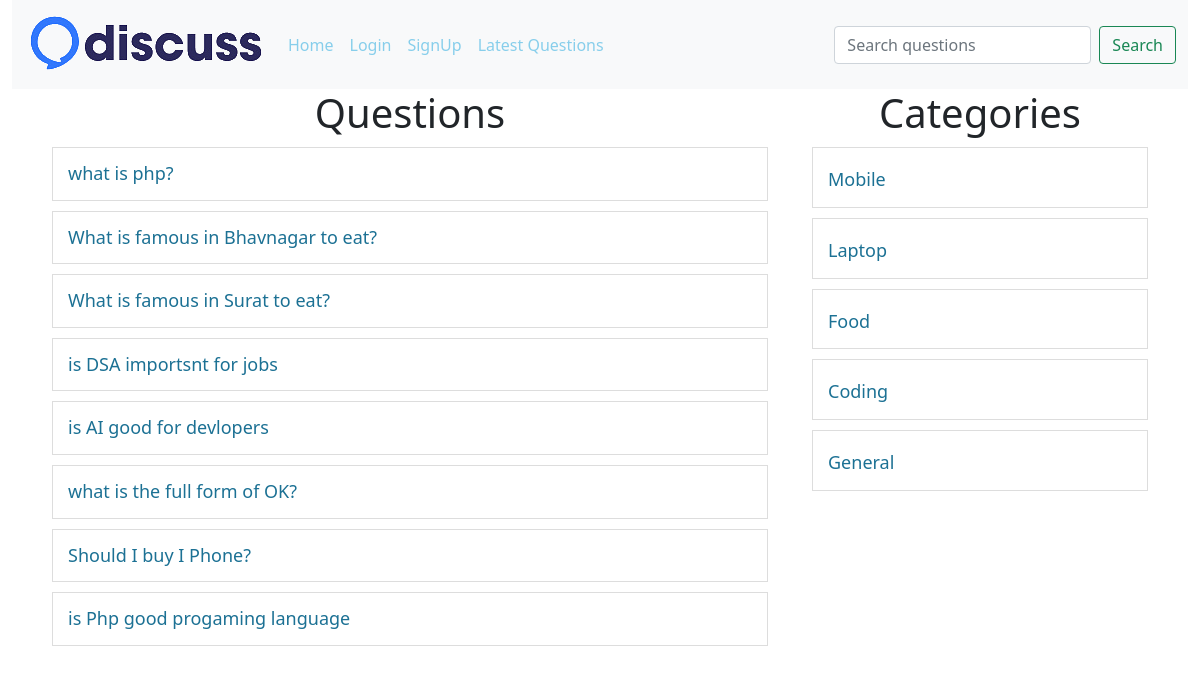
Page /?latest=true on the committed database.
### tables this page shows
CREATE TABLE `questions` (
  `id` int(30) NOT NULL,
  `title` varchar(100) NOT NULL,
  `description` varchar(300) NOT NULL,
  `category_id` int(10) NOT NULL,
  `user_id` varchar(10) NOT NULL
);

CREATE TABLE `category` (
  `id` int(30) NOT NULL,
  `name` varchar(100) NOT NULL
);

### client/questions.php (the view, shortened to what this page needs)
<div class="container">
    <div class="row">
        <div class="col-8">
            <h1 class="heading">Questions</h1>
            <?php
            include("./common/db.php");
            if (isset($_GET["c-id"])) {
                $query = "select * from questions where category_id=$cid";
            } else if (isset($_GET["u-id"])) {
                $query = "select * from questions where user_id=$uid";
            } else if (isset($_GET["latest"])) {
                $query = "select * from questions order by id desc";
            } else if (isset($_GET["search"])) {
                $query = "select * from questions where `title` LIKE '%$search%' ";
            } else {
                $query = "select * from questions";
            }
            $result = $conn->query($query);
            foreach ($result as $row) {
                $title = $row["title"];
                $id = $row['id'];
                echo "<div class='row question-list'>
                <h4 class='my-question'><a href='?q-id=$id'>$title</a>";
                echo "</h4></div>";
            }
            ?>
        </div>
        <div class="col-4">
            <?php include('categorylist.php'); ?>
        </div>
    </div>
</div>

### client/categorylist.php
<div>
    <h1 class="heading">Categories</h1>
    <?php
    include('./common/db.php');
    $query = "select * from category";
    $result = $conn->query($query);
    foreach ($result as $row) {
        $name = ucfirst($row['name']);
        $id = $row['id'];
        echo "<div class='row question-list'>
    <h4><a href='?c-id=$id'>$name</a></h4>
    </div>";
    }
    ?>
</div>

### public/style.css (style rules this page uses)
a { color: skyblue !important; }
.heading { text-align: center; }
.question-list { border: 1px solid #ddd; padding: 15px; margin: 10px; }
.question-list a { text-decoration: none; }
.question-list h4 { margin: 0; padding: 0; }
.question-list a, .question-title { font-size: 18px; text-decoration: none; color: #1c7194 !important; }
.my-question { display: flex; justify-content: space-between; }

### rows in the picture
questions: title "what is php?"
questions: title "What is famous in Bhavnagar to eat?"
questions: title "What is famous in Surat to eat?"
questions: title "is DSA importsnt for jobs"
questions: title "is AI good for devlopers"
questions: title "what is the full form of OK?"
questions: title "Should I buy I Phone?"
questions: title "is Php good progaming language"
category: name "Mobile"
category: name "Laptop"
category: name "Food"
category: name "Coding"
category: name "General"
